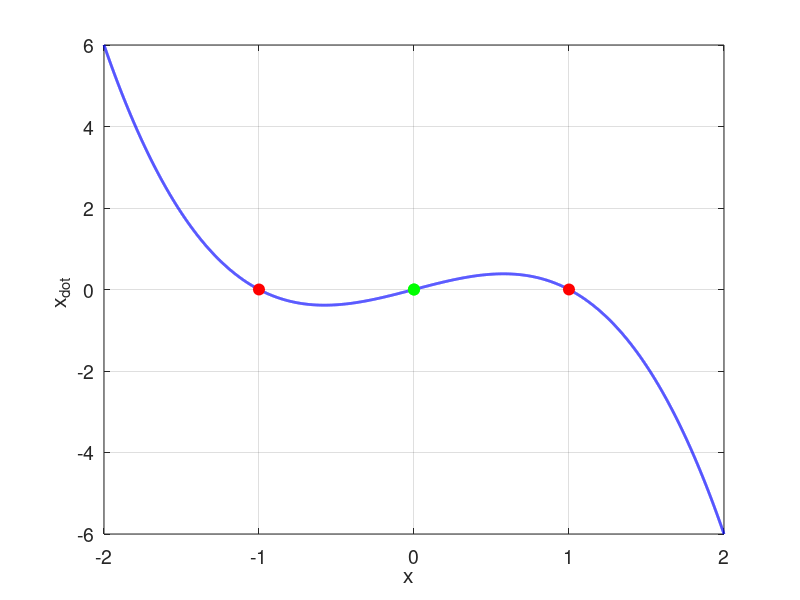

Source code (MATLAB): (Note: this script raises an error after producing the figure.)
% np003.m

% Physics of Neurones
% [1D] Dynamical Models: EXAMPLES
%   CELL 1: Phase Portrait Plot
%            Define function in CELL 1
%   CELL 2: Time Evolution of State Variable: Solve equation of motion
%            Define function in CELL 3 at end of Script

% DOING PHYSICS WITH MATLAB: 
%   https://d-arora.github.io/Doing-Physics-With-Matlab/
% Documentation
%   http://www.physics.usyd.edu.au/teach_res/mp/doc/np001.htm
% Download Scripts
%   http://www.physics.usyd.edu.au/teach_res/mp/mscripts/

% Ian Cooper  MatlabVisualPhysics@gmail.com
% 191102

close all
clc
clear

tic

% =====================================================================
% #1   PHASE PORTRAIT PLOT xDot vs x 
% =====================================================================
% x grid 
  xMin = -2;
  xMax = 2;
  Nx = 9999;
  x = linspace(xMin,xMax, Nx);

% Define function
%  xDot = -1 + x.^2;
   xDot = x - x.^3;
   
% Find equilibrium points xDot = 0  
%   zCount     Number of equilibrium points  
%   zIndex     Indices for equilibrium points 
%   ep = -1    Stable equilibrium point
%   ep = + 1   Unstable equilibrium point

  zCount = 0;
  
  for c = 1:Nx-1
    zSign = xDot(c)*xDot(c+1);
      if zSign <= 0
         zCount = zCount + 1;
         zIndex(zCount) = c;
      end
  end

  zLen = length(zIndex);
  if zLen > 0
  % Equilibrium Points
    disp('Equilibrium Points')
    disp(x(zIndex));
    
    ep = zeros(zLen,1);
      for c =  1 : zLen
        ep(c) = sign( xDot(zIndex(c)+1) - xDot(zIndex(c)-1) );
      end
  end

figure(1)  % Phase Portrait Plot
  pos = [0.05 0.05 0.25 0.35];
  set(gcf,'Units','normalized');
  set(gcf,'Position',pos);
  set(gcf,'color','w');
  LW = 2;
 
  hold on
  xP = x; yP = xDot;
  plot(xP,yP,'b','linewidth',LW)
  
for c = 1 : zLen
  if ep(c) == -1; col = 'r'; end
  if ep(c) ==  1; col = 'g'; end
  Hplot = plot(xP(zIndex(c)),yP(zIndex(c)),'o');
  set(Hplot,'markersize',8,'markerfacecolor',col,'markeredgecolor',col);
end

  box on
  grid on
  xlabel('x  ')
  ylabel('x_{dot} ')
  set(gca,'fontsize',14)


 
%% =====================================================================
%  #2   TIME EVOLUTION OF STATE VARIABLE
%  =====================================================================

% Initial conditions
   u0 = 2;
   
% Time domain
   tMax = 5;
   tSpan = linspace(0,tMax,9999);
   dt = tSpan(2)-tSpan(1);
  
% Solve ODE: State variable u
   options = odeset('RelTol',1e-6,'AbsTol',1e-6);
   [t,u] = ode45(@EqM, tSpan, u0, options);  


figure(2)  
  pos = [0.05 0.56 0.25 0.35];
  set(gcf,'Units','normalized');
  set(gcf,'Position',pos);
  set(gcf,'color','w');
  LW = 2;
  
  hold on
  xP = t; yP = u;
  plot(xP,yP,'b','linewidth',LW)
  
  ylim([xMin xMax])
  box on
  grid on
  xlabel('t  ')
  ylabel('x ')
  set(gca,'fontsize',14)

  
%%
toc

 
%% =====================================================================
%  #3   FUNCTIONS
%  =====================================================================

function uDot = EqM(t,u)
  
  uDot = zeros(1,1);
  
%  uDot(1) = -1 + u(1)^2;
   uDot(1) = u(1) - u(1)^3;
end  
